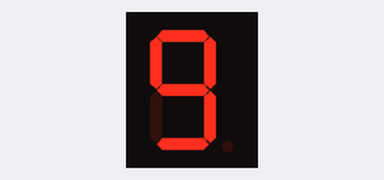
Bench run of a sketch on a simulated Arduino Uno, built with avr-gcc and run on an emulated ATmega328P. On the bench: 1-digit seven-segment display. Wiring (inferred from the names in the program): 1-digit 7-segment display, segments lit when HIGH: segments pin 2, pin 3, pin 4, pin 5, pin 6, pin 7, pin 8, pin 9. The segment pins are drawn as the display they are named for.

Above: at 0.05 s.
At 0.75 s:
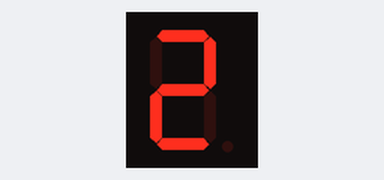
At 1.45 s:
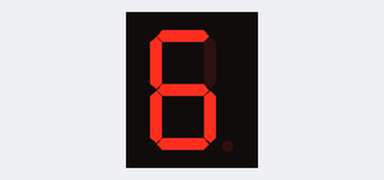

The sketch:

contagemRegressiva.ino
```cpp
/*
Desenvolvedor: professor Danilo
Ano: 2024
Aplicação: aula da disciplina de robótica 8° ano
*/
#define A 2
#define B 3
#define C 4
#define D 5
#define E 6
#define F 7
#define G 8
#define DP 9
#define liga 1
#define desliga 0
#define tempo 100


void setup()
{
  pinMode(A, OUTPUT);
  pinMode(B, OUTPUT);
  pinMode(C, OUTPUT);
  pinMode(D, OUTPUT);
  pinMode(E, OUTPUT);
  pinMode(F, OUTPUT);
  pinMode(G, OUTPUT);
  pinMode(DP, OUTPUT);
}

void zero(){
  digitalWrite(A, liga);
  digitalWrite(B, liga);
  digitalWrite(C, liga);
  digitalWrite(D, liga);
  digitalWrite(E, liga);
  digitalWrite(F, liga);
  digitalWrite(G, desliga);
  digitalWrite(DP, desliga);
}
void um(){
  digitalWrite(A, desliga);
  digitalWrite(B, liga);
  digitalWrite(C, liga);
  digitalWrite(D, desliga);
  digitalWrite(E, desliga);
  digitalWrite(F, desliga);
  digitalWrite(G, desliga);
  digitalWrite(DP, desliga);
}
void dois(){
  digitalWrite(A, liga);
  digitalWrite(B, liga);
  digitalWrite(C, desliga);
  digitalWrite(D, liga);
  digitalWrite(E, liga);
  digitalWrite(F, desliga);
  digitalWrite(G, liga);
  digitalWrite(DP, desliga);
}
void tres(){
  digitalWrite(A, liga);
  digitalWrite(B, liga);
  digitalWrite(C, liga);
  digitalWrite(D, liga);
  digitalWrite(E, desliga);
  digitalWrite(F, desliga);
  digitalWrite(G, liga);
  digitalWrite(DP, desliga);
}
void quatro(){
  digitalWrite(A, desliga);
  digitalWrite(B, liga);
  digitalWrite(C, liga);
  digitalWrite(D, desliga);
  digitalWrite(E, desliga);
  digitalWrite(F, liga);
  digitalWrite(G, liga);
  digitalWrite(DP, desliga);
}
void cinco(){
  digitalWrite(A, liga);
  digitalWrite(B, desliga);
  digitalWrite(C, liga);
  digitalWrite(D, liga);
  digitalWrite(E, desliga);
  digitalWrite(F, liga);
  digitalWrite(G, liga);
  digitalWrite(DP, desliga);
}
void seis(){
  digitalWrite(A, liga);
  digitalWrite(B, desliga);
  digitalWrite(C, liga);
  digitalWrite(D, liga);
  digitalWrite(E, liga);
  digitalWrite(F, liga);
  digitalWrite(G, liga);
  digitalWrite(DP, desliga);
}
void sete(){
  digitalWrite(A, liga);
  digitalWrite(B, liga);
  digitalWrite(C, liga);
  digitalWrite(D, desliga);
  digitalWrite(E, desliga);
  digitalWrite(F, desliga);
  digitalWrite(G, desliga);
  digitalWrite(DP, desliga);
}
void oito(){
  digitalWrite(A, liga);
  digitalWrite(B, liga);
  digitalWrite(C, liga);
  digitalWrite(D, liga);
  digitalWrite(E, liga);
  digitalWrite(F, liga);
  digitalWrite(G, liga);
  digitalWrite(DP, desliga);
}
void nove(){
  digitalWrite(A, liga);
  digitalWrite(B, liga);
  digitalWrite(C, liga);
  digitalWrite(D, liga);
  digitalWrite(E, desliga);
  digitalWrite(F, liga);
  digitalWrite(G, liga);
  digitalWrite(DP, desliga);
}
void ponto(){
  digitalWrite(A, desliga);
  digitalWrite(B, desliga);
  digitalWrite(C, desliga);
  digitalWrite(D, desliga);
  digitalWrite(E, desliga);
  digitalWrite(F, desliga);
  digitalWrite(G, desliga);
  digitalWrite(DP, liga);
}

void loop()
{
  nove();
  delay(tempo);
  oito();
  delay(tempo);
  sete();
  delay(tempo);
  seis();
  delay(tempo);
  cinco();
  delay(tempo);
  quatro();
  delay(tempo);
  tres();
  delay(tempo);
  dois();
  delay(tempo);
  um();
  delay(tempo);
  zero();
  delay(tempo);
  ponto();
  delay(tempo);
}
```

Measured:
- by itself, everything shown: repeats every 1.1 s, in 11 steps
